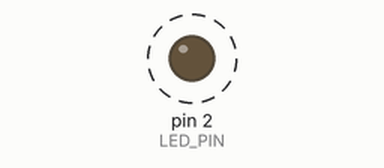
Bench run of a sketch on a simulated Arduino Uno, built with avr-gcc and run on an emulated ATmega328P. On the bench: output pins drawn as LEDs (lit = HIGH). Dashed ring = blinking.

Above: at 0.2 s.
Timing chart, 0 to 3.0 s (numbered marks = the images above):
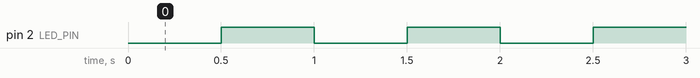

The sketch:

Chapter_2_External_LED.ino
```cpp
const int LED_PIN = 2 ; //out pin
// the setup function runs once when you press reset or power the board.
void setup() {
  // initialize digital pin 2 as an output.
  pinMode(LED_PIN, OUTPUT);
  Serial.begin(9600);
}

// the loop function runs over and over again forever
void loop() {
  //flashing the LED
  digitalWrite(LED_PIN, LOW);  //turn on the LED
  delay(500);                 //delay 500ms

  digitalWrite(LED_PIN, HIGH);  //turn off the LED
  delay(500); 						//delay 500ms
}
```

Measured:
- by itself, pin 2 (LED_PIN): alternates HIGH for 0.50 s and LOW for 0.50 s
